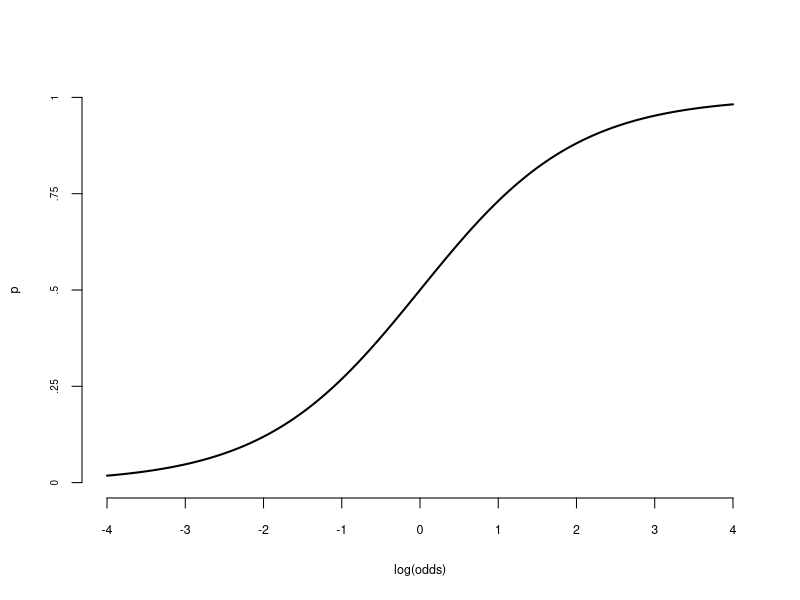
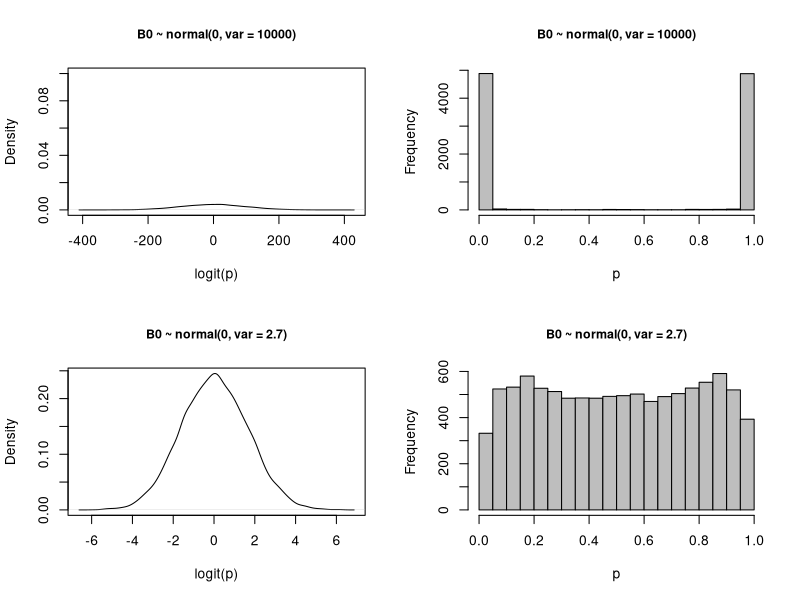
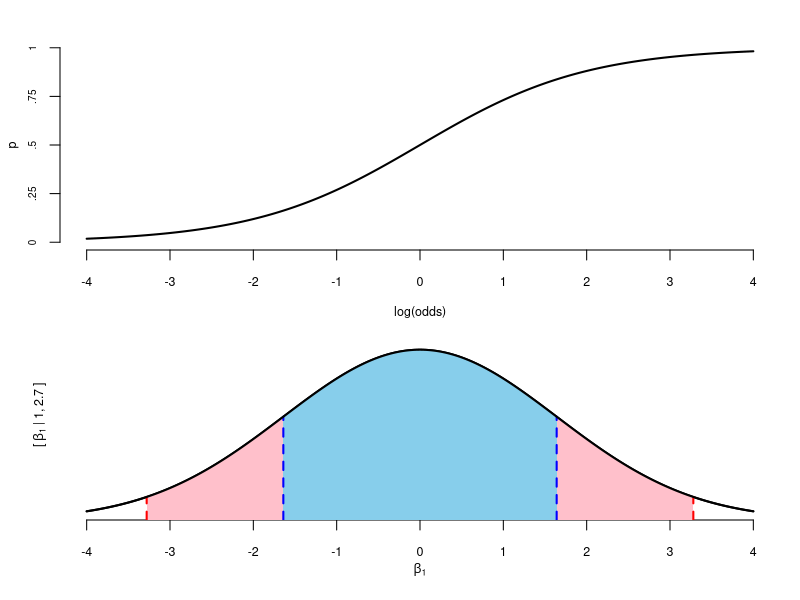

Reproduce these figures in R, in order.
## ---- chunk 1
knitr::opts_chunk$set(dev = 'pdf')
## ---- chunk 2
x <- seq(-4, 4, .01)
y <- exp(x) / (exp(x) + 1)

plot(x, y, lwd = 2, lty = 1, type = "l", xlab = "log(odds)", ylab = "p", frame.plot=FALSE,  
     yaxt = 'n', xaxt = 'n', xlim = c(-4, 4), ylim = c(0, 1), cex.lab = .75)

axis(1, at = c(-4, -3, -2, -1, 0, 1, 2, 3, 4), cex.axis = .75)
axis(2, at = c(0, .25, .5, .75, 1), labels =  c("0", ".25", ".5", ".75", "1"), cex.axis = .6)
## ---- chunk 3
par(mfrow = c(2,2))
x <- rnorm(10000, 0, 10000^.5)
plot(density(x), ylim = c(0, .1), main = "B0 ~ normal(0, var = 10000)", cex.main = .9, xlab = "logit(p)")
x2 <- exp(x)/(1 + exp(x))
hist(x2, xlab = "p", main = "B0 ~ normal(0, var = 10000)", cex.main = .9, col = "gray")

x <- rnorm(10000, 0, 2.7^.5)
plot(density(x), main = "B0 ~ normal(0, var = 2.7)", cex.main = .9, xlab = "logit(p)")
x2 <- exp(x)/(1 + exp(x))
hist(x2, xlab = "p", main = "B0 ~ normal(0, var = 2.7)", cex.main = .9, col = "gray")

## ---- chunk 4

par(mfrow = c(2, 1), mar = c(2.5, 3, 2, 1))

x <- seq(-4, 4, .01)

y <- exp(x) / (exp(x) + 1)

plot(x, y, lwd = 2, lty = 1, type = "l", xlab = "log(odds)", ylab = "p", frame.plot=FALSE,  
     
     yaxt = 'n', xaxt = 'n', xlim = c(-4, 4), ylim = c(0, 1), cex.lab = .75)
axis(1, at = c(-4, -3, -2, -1, 0, 1, 2, 3, 4), cex.axis = .75)
axis(2, at = c(0, .25, .5, .75, 1), labels =  c("0", ".25", ".5", ".75", "1"), cex.axis = .6)
mtext(side = 1, line = 2.5, "log(odds)", cex = .75)
mtext(side = 2, line = 2, "p", cex = .75)

y2 <- dnorm(x, 0, 1.64)
par(mar = c(4, 3, .5, 1))

plot(x, y2, xlab= NA, ylab= NA, lwd = 2, lty=1, type = "l", frame.plot=FALSE, yaxt = 'n', xaxt = 'n', 
xlim = c(-4, 4), ylim = c(0, .3), yaxs = "i", cex.lab = .75)

axis(1, at = c(-4, -3, -2, -1, 0, 1, 2, 3, 4), cex.axis = .75)
mtext(side = 2, line = .5, expression(paste("[ ", beta[1], " | 1, ", 2.7, " ]")), cex = .75)
mtext(side = 1, line = 2, expression(beta[1]), cex = .75)

cord.x <- c(-2,seq(-2,2,0.01),2) 
cord.y <- c(0,dnorm(seq(-2,2,0.01),0,1.64),0) 
polygon(cord.x,cord.y,col='pink', border = NA)
cord.x <- c(-1,seq(-1,1,0.01),1) 
cord.y <- c(0,dnorm(seq(-1,1,0.01),0,1.64),0) 
polygon(cord.x,cord.y,col='skyblue', border = NA)
val <- 1.64 * 2
cord.x <- c(-val, seq(-val, val, 0.01), val) 
cord.y <- c(0, dnorm(seq(-val, val, 0.01), 0, 1.64), 0) 
polygon(cord.x, cord.y, col = 'pink', border = NA)
segments(x0 = -val, y0 = 0, x1 =-val, y1 = dnorm(-val, 0, 1.64), col="red", lwd = 2, lty = 2)
segments(x0 = val, y0 = 0, x1 = val, y1 = dnorm(val, 0, 1.64), col="red", lwd = 2, lty = 2)
val <- 1.64
cord.x <- c(-val, seq(-val, val, 0.01), val) 
cord.y <- c(0, dnorm(seq(-val, val, 0.01),0, 1.64), 0) 
polygon(cord.x, cord.y, col = 'skyblue', border = NA)
segments(x0 = -val, y0 = 0, x1 =-val, y1 = dnorm(-val, 0, 1.64), col="blue", lwd = 2, lty = 2)
segments(x0 = val, y0 = 0, x1 = val, y1 = dnorm(val, 0, 1.64), col="blue", lwd = 2, lty = 2)
lines(x, y2, lwd = 2)
